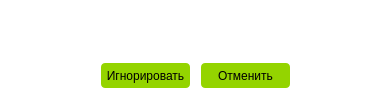
<?xml version="1.0" encoding="UTF-8"?>
<ui version="4.0">
 <class>SSLError</class>
 <widget class="QDialog" name="SSLError">
  <property name="windowModality">
   <enum>Qt::WindowModal</enum>
  </property>
  <property name="geometry">
   <rect>
    <x>0</x>
    <y>0</y>
    <width>391</width>
    <height>99</height>
   </rect>
  </property>
  <property name="minimumSize">
   <size>
    <width>391</width>
    <height>99</height>
   </size>
  </property>
  <property name="maximumSize">
   <size>
    <width>391</width>
    <height>99</height>
   </size>
  </property>
  <property name="windowTitle">
   <string>Ошибка SSL подключения</string>
  </property>
  <property name="styleSheet">
   <string notr="true">#SSLError {
	background-color: white;
}
QPushButton {
	background-color: rgba(0,0,0,0);
	border: none;
	border-radius: 4px;
}
QPushButton:hover {
	background-color: #94d400;
}
QPushButton:pressed {
	background-color: black;
	color: white;
}
#ignore_b, #cancel_b {
	background-color: #94d400;
	border-radius: 4px;
}</string>
  </property>
  <widget class="QPushButton" name="ignore">
   <property name="geometry">
    <rect>
     <x>100</x>
     <y>62</y>
     <width>91</width>
     <height>27</height>
    </rect>
   </property>
   <property name="cursor">
    <cursorShape>PointingHandCursor</cursorShape>
   </property>
   <property name="text">
    <string>Игнорировать</string>
   </property>
  </widget>
  <widget class="QPushButton" name="cancel">
   <property name="geometry">
    <rect>
     <x>200</x>
     <y>62</y>
     <width>91</width>
     <height>27</height>
    </rect>
   </property>
   <property name="cursor">
    <cursorShape>PointingHandCursor</cursorShape>
   </property>
   <property name="text">
    <string>Отменить</string>
   </property>
  </widget>
  <widget class="QPlainTextEdit" name="log">
   <property name="geometry">
    <rect>
     <x>0</x>
     <y>0</y>
     <width>391</width>
     <height>51</height>
    </rect>
   </property>
   <property name="frameShape">
    <enum>QFrame::NoFrame</enum>
   </property>
   <property name="verticalScrollBarPolicy">
    <enum>Qt::ScrollBarAsNeeded</enum>
   </property>
   <property name="readOnly">
    <bool>true</bool>
   </property>
   <property name="plainText">
    <string/>
   </property>
  </widget>
  <widget class="QFrame" name="ignore_b">
   <property name="geometry">
    <rect>
     <x>101</x>
     <y>63</y>
     <width>89</width>
     <height>25</height>
    </rect>
   </property>
   <property name="frameShape">
    <enum>QFrame::StyledPanel</enum>
   </property>
   <property name="frameShadow">
    <enum>QFrame::Raised</enum>
   </property>
  </widget>
  <widget class="QFrame" name="cancel_b">
   <property name="geometry">
    <rect>
     <x>201</x>
     <y>63</y>
     <width>89</width>
     <height>25</height>
    </rect>
   </property>
   <property name="frameShape">
    <enum>QFrame::StyledPanel</enum>
   </property>
   <property name="frameShadow">
    <enum>QFrame::Raised</enum>
   </property>
  </widget>
  <zorder>ignore_b</zorder>
  <zorder>cancel_b</zorder>
  <zorder>ignore</zorder>
  <zorder>cancel</zorder>
  <zorder>log</zorder>
 </widget>
 <resources/>
 <connections/>
</ui>
